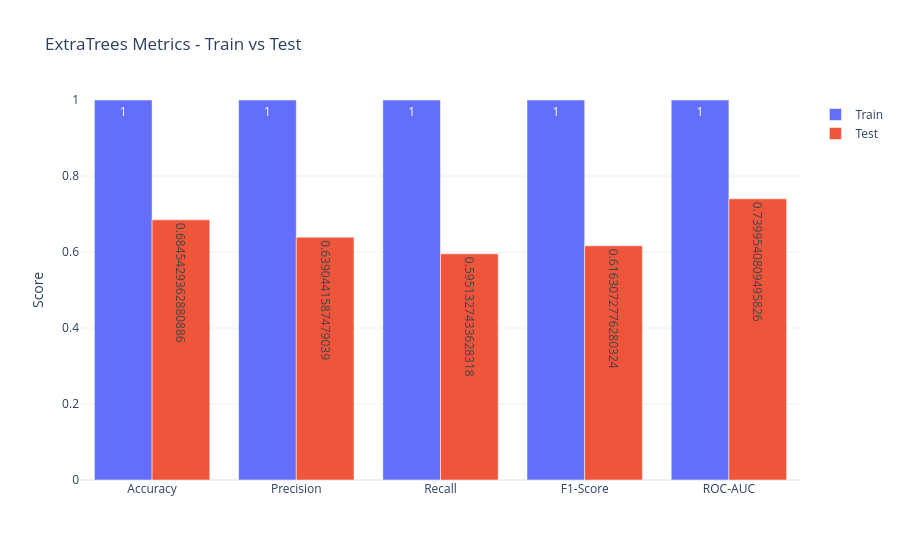

Source (notebook cell):
### Code cell
import plotly.graph_objects as go
import pandas as pd

# Prepare metrics for plotting
train_metrics_et = {
    'Accuracy': train_et_metrics['accuracy'],
    'Precision': train_et_metrics['precision'],
    'Recall': train_et_metrics['recall'],
    'F1-Score': train_et_metrics['f1_score'],
    'ROC-AUC': train_et_metrics['roc_auc']
}

test_metrics_et = {
    'Accuracy': test_et_metrics['accuracy'],
    'Precision': test_et_metrics['precision'],
    'Recall': test_et_metrics['recall'],
    'F1-Score': test_et_metrics['f1_score'],
    'ROC-AUC': test_et_metrics['roc_auc']
}

metrics_df = pd.DataFrame({
    'Metric': list(train_metrics_et.keys()),
    'Train': list(train_metrics_et.values()),
    'Test': list(test_metrics_et.values())
})

# Create interactive grouped bar chart
fig = go.Figure(data=[
    go.Bar(name='Train', x=metrics_df['Metric'], y=metrics_df['Train'], 
           text=metrics_df['Train'], textposition='auto'),
    go.Bar(name='Test', x=metrics_df['Metric'], y=metrics_df['Test'], 
           text=metrics_df['Test'], textposition='auto')
])

# Customize layout
fig.update_layout(
    title='ExtraTrees Metrics - Train vs Test',
    yaxis=dict(title='Score', range=[0, 1]),
    barmode='group',
    template='plotly_white'
)

fig.show()

### Figure 1 — Plotly figure (JSON) as saved in the notebook; plotly's stock layout.template omitted (floating-point values rounded to 4 significant figures)
{"data": [{"name": "Train", "text": [1.0, 1.0, 1.0, 1.0, 1.0], "textposition": "auto", "type": "bar", "x": ["Accuracy", "Precision", "Recall", "F1-Score", "ROC-AUC"], "y": [1.0, 1.0, 1.0, 1.0, 1.0]}, {"name": "Test", "text": [0.6845, 0.639, 0.5951, 0.6163, 0.74], "textposition": "auto", "type": "bar", "x": ["Accuracy", "Precision", "Recall", "F1-Score", "ROC-AUC"], "y": [0.6845, 0.639, 0.5951, 0.6163, 0.74]}], "layout": {"barmode": "group", "title": {"text": "ExtraTrees Metrics - Train vs Test"}, "yaxis": {"range": [0, 1], "title": {"text": "Score"}}}}
